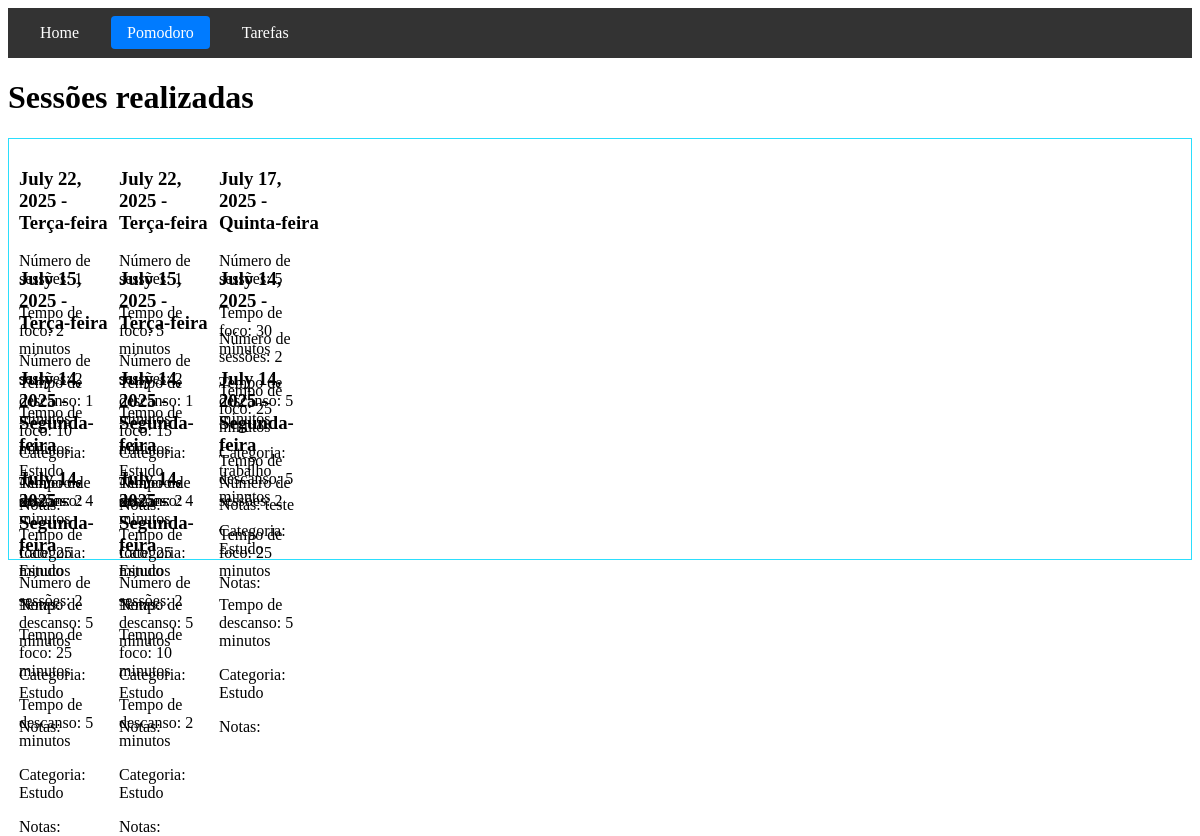
/pomodoro/history, run on an earlier commit of the app's database.
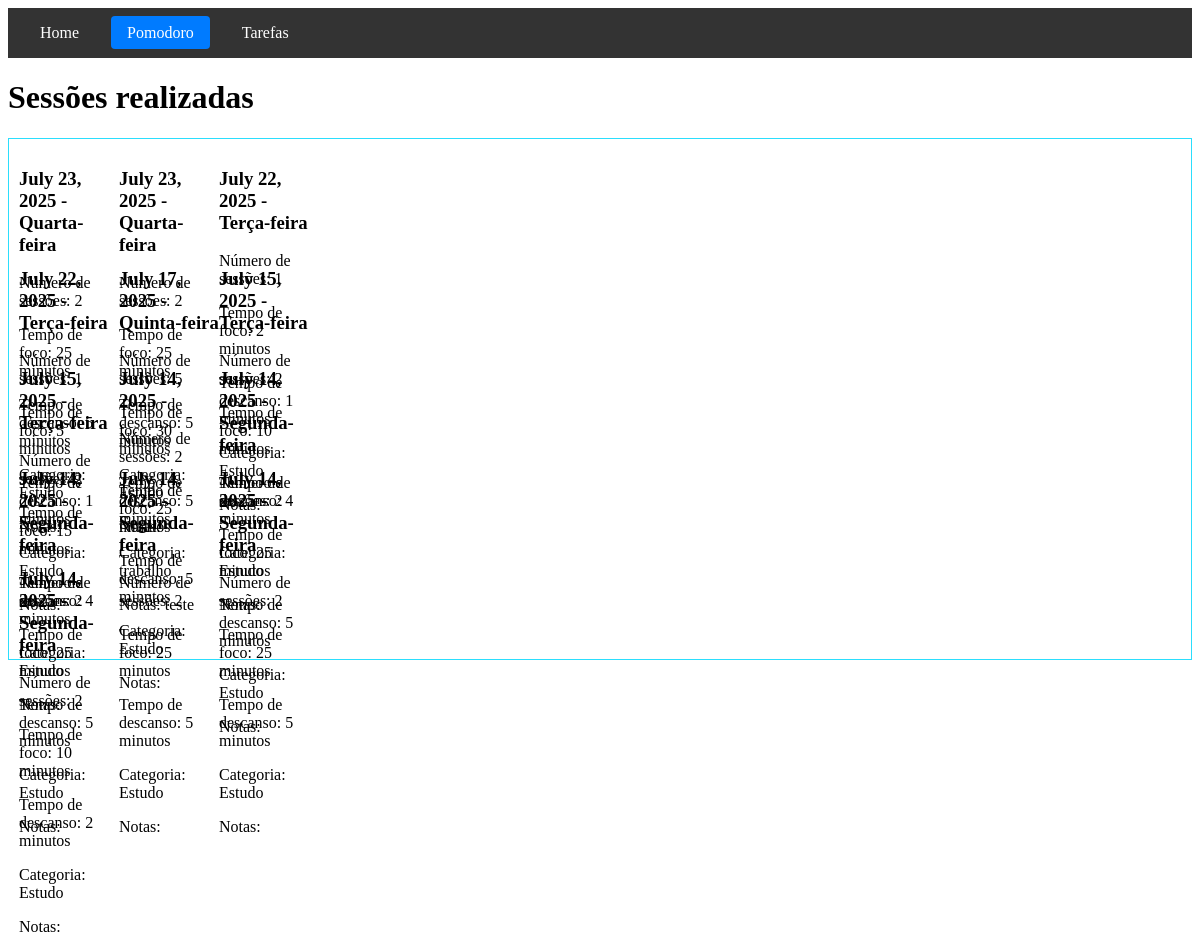
And on a later commit of the database.
### pomodoro/models.py (models this page shows, shortened)
class Timers(models.Model):
    user = models.ForeignKey(User, on_delete=models.CASCADE, null=True)
    date = models.DateField(auto_now_add=True)
    weekday = models.CharField(max_length=20, editable=False)
    sessions = models.IntegerField()
    focused_time = models.IntegerField(help_text="Tempo de foco em minutos")
    break_time = models.IntegerField(help_text="Tempo de descanso em minutos")
    category = models.CharField(max_length=50)
    notes = models.CharField(max_length=250, blank=True)

### pomodoro/views.py (the view)
# urls.py: path('history', views.history, name='pomodoro_history'),
def history(request):
    timers = Timers.objects.all().order_by('-date')
    return render(request, 'pomodoro/pomodoro_history.html', {
        'timers': timers
    })

### pomodoro/templates/pomodoro/pomodoro_history.html (shortened to what this page needs)
{% extends 'base.html' %}
{% load static %}
{% block extra_css %}
<link rel="stylesheet" href="{% static 'pomodoro/css/pomodoro_history.css' %}">
{% endblock %}
{% block content %}
<h1 id="main-title">Sessões realizadas</h1>
<div id="sessions">
    {% for session in timers %}
    <div>
        <h3 class="session-title">{{ session.date }} - {{ session.weekday }}</h3>
        <p>Número de sessões: {{ session.sessions }}</p>
        <p>Tempo de foco: {{ session.focused_time }} minutos</p>
        <p>Tempo de descanso: {{ session.break_time }} minutos</p>
        <p>Categoria: {{ session.category }}</p>
        <p>Notas: {{ session.notes }}</p>
    </div>
    {% endfor %}
</div>
{% endblock %}

### templates/base.html (shortened to what this page needs)
{% load static %}
<!DOCTYPE html>
<html lang="pt-br">
<head>
    <link rel="stylesheet" href="{% static 'css/style.css' %}">
    {% block extra_css %}{% endblock %}
</head>
<body>
    <header>
        {% include 'partials/navbar.html' %}
    </header>
    <main>
        {% block content %}{% endblock %}
    </main>
</body>
</html>

### templates/partials/navbar.html
<nav id="nav-top-bar" class="navbar">
    <ul class="nav-links">
        <li>
            <a href="{% url 'home:home' %}" class="{% if request.resolver_match.namespace == 'home' %}active{% endif %}">Home</a>
        </li>
        <li>
            <a href="{% url 'pomodoro:new' %}" class="{% if request.resolver_match.namespace == 'pomodoro' %}active{% endif %}">Pomodoro</a>
        </li>
        <li>
            <a href="{% url 'task:tasks' %}" class="{% if request.resolver_match.namespace == 'task' %}active{% endif %}">Tarefas</a>
        </li>
    </ul>
</nav>

### static/css/style.css (style rules this page uses)
.navbar { background-color: #333; padding: 1rem; }
.nav-links { list-style: none; display: flex; gap: 1rem; margin: 0; padding: 0; }
.nav-links a { color: white; text-decoration: none; padding: 0.5rem 1rem; border-radius: 4px; transition: background-color 0.3s; }
.nav-links a.active { background-color: #007bff; }

### pomodoro/static/pomodoro/css/pomodoro_history.css (style rules this page uses)
#sessions { display: flex; padding: 10px; border: 1px solid #2bdefd; display: grid; grid-template-columns: 100px 100px 100px; grid-auto-rows: 100px; }

What changed in the data, as far as the page shows it:
added Timers: date "July 23, 2025", weekday "Quarta-feira", sessions "2", focused_time "25", break_time "5", category "Estudo"
added Timers: date "July 23, 2025", weekday "Quarta-feira", sessions "2", focused_time "25", break_time "5", category "Estudo"
